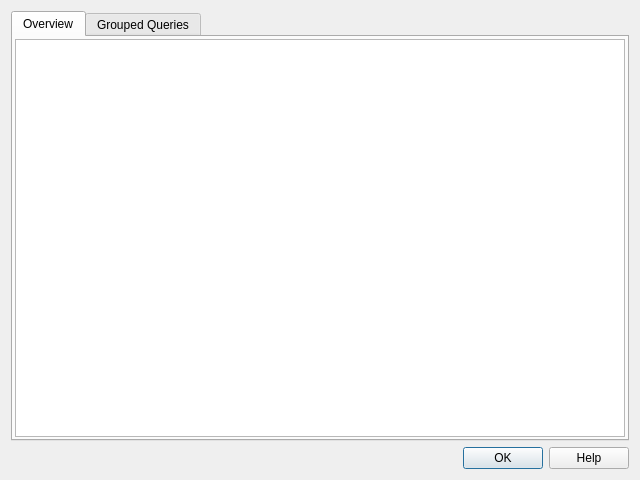
<?xml version="1.0" encoding="UTF-8"?>
<ui version="4.0">
 <class>LogStatisticsDialog</class>
 <widget class="QDialog" name="LogStatisticsDialog">
  <property name="geometry">
   <rect>
    <x>0</x>
    <y>0</y>
    <width>640</width>
    <height>480</height>
   </rect>
  </property>
  <property name="windowTitle">
   <string>Little Navmap - Logbook Statistics</string>
  </property>
  <layout class="QVBoxLayout" name="verticalLayout">
   <item>
    <widget class="QTabWidget" name="tabWidget">
     <property name="currentIndex">
      <number>0</number>
     </property>
     <widget class="QWidget" name="tabLogStatsOverview">
      <attribute name="title">
       <string>Overview</string>
      </attribute>
      <layout class="QVBoxLayout" name="verticalLayout_2">
       <property name="spacing">
        <number>2</number>
       </property>
       <property name="leftMargin">
        <number>2</number>
       </property>
       <property name="topMargin">
        <number>2</number>
       </property>
       <property name="rightMargin">
        <number>2</number>
       </property>
       <property name="bottomMargin">
        <number>2</number>
       </property>
       <item>
        <widget class="QTextBrowser" name="textBrowserLogStatsOverview"/>
       </item>
      </layout>
     </widget>
     <widget class="QWidget" name="tabLogStatsGrouped">
      <attribute name="title">
       <string>Grouped Queries</string>
      </attribute>
      <layout class="QVBoxLayout" name="verticalLayout_3">
       <property name="spacing">
        <number>2</number>
       </property>
       <property name="leftMargin">
        <number>2</number>
       </property>
       <property name="topMargin">
        <number>2</number>
       </property>
       <property name="rightMargin">
        <number>2</number>
       </property>
       <property name="bottomMargin">
        <number>2</number>
       </property>
       <item>
        <widget class="QComboBox" name="comboBoxLogStatsGrouped"/>
       </item>
       <item>
        <widget class="QTableView" name="tableViewLogStatsGrouped">
         <property name="editTriggers">
          <set>QAbstractItemView::NoEditTriggers</set>
         </property>
         <property name="tabKeyNavigation">
          <bool>false</bool>
         </property>
         <property name="showDropIndicator" stdset="0">
          <bool>false</bool>
         </property>
         <property name="dragDropOverwriteMode">
          <bool>false</bool>
         </property>
         <property name="alternatingRowColors">
          <bool>true</bool>
         </property>
         <property name="selectionMode">
          <enum>QAbstractItemView::NoSelection</enum>
         </property>
         <property name="selectionBehavior">
          <enum>QAbstractItemView::SelectRows</enum>
         </property>
         <property name="horizontalScrollMode">
          <enum>QAbstractItemView::ScrollPerPixel</enum>
         </property>
         <property name="sortingEnabled">
          <bool>true</bool>
         </property>
         <property name="wordWrap">
          <bool>false</bool>
         </property>
         <property name="cornerButtonEnabled">
          <bool>false</bool>
         </property>
         <attribute name="horizontalHeaderMinimumSectionSize">
          <number>10</number>
         </attribute>
         <attribute name="horizontalHeaderShowSortIndicator" stdset="0">
          <bool>false</bool>
         </attribute>
         <attribute name="horizontalHeaderStretchLastSection">
          <bool>true</bool>
         </attribute>
         <attribute name="verticalHeaderCascadingSectionResizes">
          <bool>true</bool>
         </attribute>
        </widget>
       </item>
      </layout>
     </widget>
    </widget>
   </item>
   <item>
    <widget class="QDialogButtonBox" name="buttonBoxLogStats">
     <property name="orientation">
      <enum>Qt::Horizontal</enum>
     </property>
     <property name="standardButtons">
      <set>QDialogButtonBox::Help|QDialogButtonBox::Ok</set>
     </property>
    </widget>
   </item>
  </layout>
 </widget>
 <resources/>
 <connections/>
</ui>
